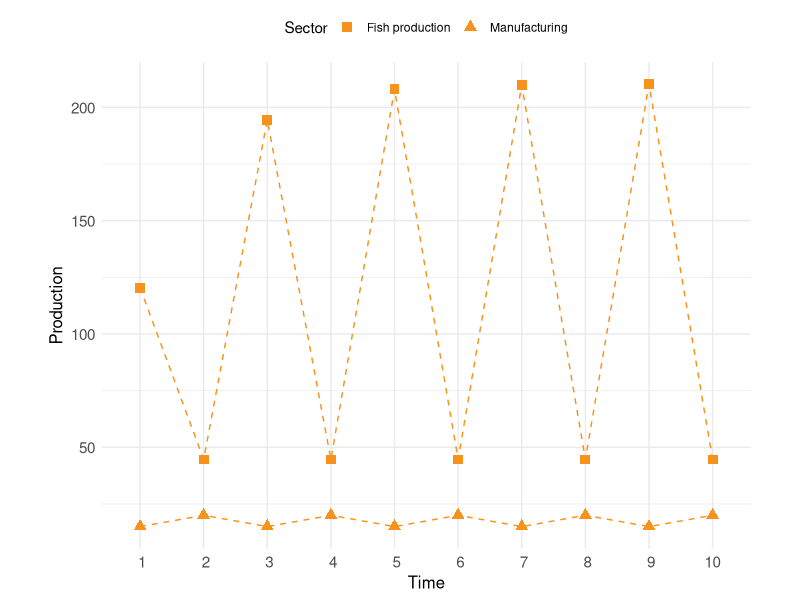
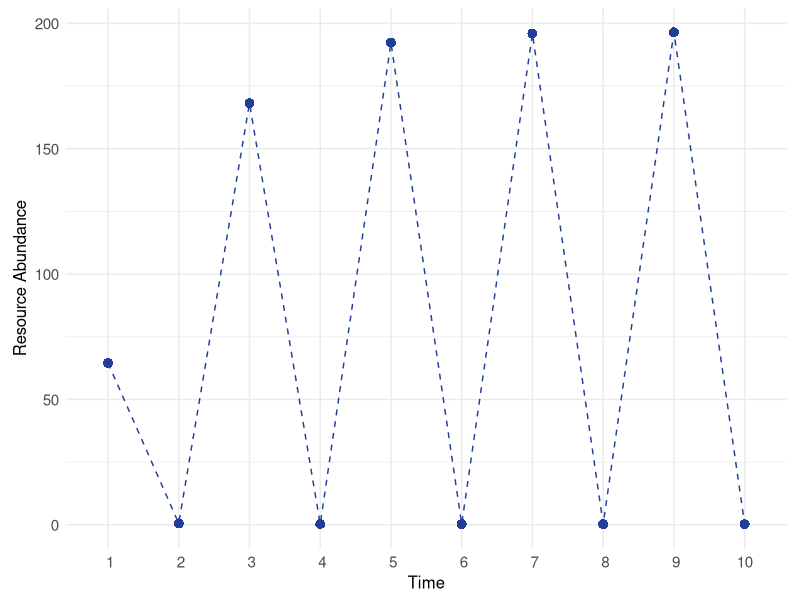

Source code (R) for these figures, in order: (Note: this script raises an error after producing the figures.)
########################
######
####  This code produces Figure 5
######
########################


library(combinat)
rm(list=ls())
set.seed(987654321)
library(ggplot2)

################################
######### PARAMETERS ###########
################################

N <- 2 # number of sectors
w <- c(1,1) # vector of consumption weights
w <- w/sum(w)
alphapotential <- matrix(c(0,0,1,0),N,N)
laborweithgs <- c(3,1)

mu <- rep(0,N) # vector of taxation
M <- 1 # number of resources

################################
######### THE ECONOMY ##########
################################

# List input combinations
comb <- unlist(lapply(1:N,combn, x = 1:N, simplify = FALSE), recursive = FALSE) # all possible subsets
mperm <- matrix(0,(length(comb)+1),N) # last possibility is only labor (adds empty set as possible subset)
nc <- nrow(mperm) # number of input combination choices
## write as a binary matrix
for (i in 1:(nc-1)){
  mperm[i,] <- as.numeric(1:N %in% comb[[i]])
}

### TFP for each firm, for each input combination
tech <- matrix(0,nc,N)
tech[2,] <- c(10,0) # using only firm 2 as inputs
tech[4,] <- 30 # using only labor


### dependence list
## here sector 2 is substitute to resource 1
blist <- vector("list",nc)
bmat <- matrix(0,N,M) # economic dependence on resources
blist[[1]] <- bmat # no dependence TFP=0
blist[[3]] <- bmat # no dependence TFP=0
blist[[2]] <- bmat # no dependence when using firm 2 as input
bmat[1,1] <- 0.5 # dependence on stock for firm 1 
blist[[4]] <- bmat # dependence if using only labor
 

### externatlity list
tlist <- vector("list",nc)
tmat <- matrix(0,M,N) # externalities
tlist[[1]] <- tmat
tlist[[2]] <- tmat
tlist[[3]] <- tmat
tmat[1,1] <- -1 # baseline externality when using the resource
tlist[[4]] <- tmat


#############################
##### find equilibrium ######
#############################

lsolve <- function(ich){
  
  ## finds prices, production, tfp and unitary cost for fixed input choices
  
  tlda <- amat <- matrix(0,N,N) # initialize matrices of elasticities
  tfp <- matrix(0,N,1) # initialize vector of TFP
  bmat <- matrix(0,N,M)
  for (i in 1:N){
    bmat[i,] <- blist[[ich[i]]][i,]
    winput <- which(mperm[ich[i],]>0)
    if (length(winput)>0){
      amat[i,] <- alphapotential[i,winput]/(sum(alphapotential[i,winput])+laborweithgs[i]) # alpha
    }
    tlda[i,] <- (amat[i,]+mu[i]*w[i])/(1+mu[i]) # tilde alpha
    tfp[i,1] <- tech[ich[i],i] # tfp
  }
  lp <- -solve(diag(N)-amat)%*%(log(tfp)-matrix(log(1+mu),N,1))-solve(diag(N)-amat)%*%bmat%*%matrix(lX,M,1) # equilibrium prices for fixed input choice
  ly <- log(solve(diag(N)-t(tlda))%*%matrix(w,N,1))-lp # equilibrium production level (for fixed input choice)
  
  lucost <- (1+mu)*exp(amat%*%lp)/exp(log(tfp)+bmat%*%matrix(lX,M,1)) # equilibrium unitary cost for fixed input choice
  return(cbind(ly,lp,tfp,lucost))
}

fprices <- function(i,ichi,prices){

  ### unitary cost function for fixed prices
  bmat <- matrix(0,N,M)
  bmat[i,] <- blist[[ichi]][i,]
  winput <- which(mperm[ichi,]>0)
  if (length(winput)>0){
    avec <- matrix(0,1,N)
    avec[1,winput] <- alphapotential[i,winput]/(sum(alphapotential[i,winput])+laborweithgs[i])
  } else {
    avec <- matrix(0,1,N)
  }
  tfpi <- tech[ichi,i] # tfp for sector i (fixed input choices)
  if (tfpi==0){
    lucost=Inf
  } else {
    lucost <- (1+mu[i])*exp(avec%*%log(prices))/exp(log(tfpi)+c(bmat[i,]%*%matrix(lX,M,1))) # unitary production cost for fixed input choice and prices
  }
  return(c(lucost))
}

findichoices <- function(){
  
  ## optimal choice of input
  
  p0 <- rep(1e-8,N) # initial price vector (very small)
  st <- 0
  while (st==0){ # loop until equilibrium (converges to the least eq by Tarski)
    p1 <- p0
    for (i in 1:N){ # for each sector
      cst <- sapply(1:nc,function(ch) fprices(i,ch,p0)) # unitary cost for each input choices at current prices
      p1[i] <- min(cst) # minimal unitary cost
    }
    
    if (sum((p1-p0)^2)<1e-12){ # convergence criterion
      st <- 1
    }
    p0 <- p1
  }
  ich <- rep(1,N)
  for (i in 1:N){ # for each sector
    cst <- sapply(1:nc,function(ch) fprices(i,ch,p1)) # unitary cost for each input choices at equilibrium prices
    ich[i] <- which.min(cst)[1] # optimal input choices
  }
  return(ich)
}



################################
####### THE ENVIRONMENT ########
################################

gmat <- matrix(0,M,M) # interaction matrix
diag(gmat) <- -0.2

r <- matrix(c(5),M,1) # growth rates
lX <- solve(diag(M)-gmat)%*%r # start at steady state with the economy
#lX <- -100

tmax <- 100 # simulate tmax periods
Xmat <- matrix(NA,M,tmax) # matrix of stock of resources
Ymat <- matrix(NA,N,tmax) # matrix of productions
Imat <- matrix(NA,N,tmax) # matrix of input choices
Cmat <- matrix(NA,N,tmax) # matrix of unit costs
for (t in 1:tmax){
  Xmat[,t] <- exp(lX) # store current stock of resources
  Imat[,t] <- findichoices() # compute optimal input choices
  tmat <- matrix(0,M,N)
  for (i in 1:N){
    tmat[,i] <- tlist[[Imat[i,t]]][,i]
  }
  Ymat[,t] <- exp(lsolve(Imat[,t])[,1]) # compute production at optimal input choices
  Cmat[,t] <- (lsolve(Imat[,t])[,4]) # compute production at optimal input choices
  tlX <- lX # temporary vector
  for (i in 1:M){ # for each resource
    tlX[i] <- r[i]+sum(c(gmat[i,])*lX) + sum(c(tmat[i,])*c(log(Ymat[,t]))) # update according to GLV with externalities
  }
  lX <- tlX
}

print(Imat)

dta <- as.data.frame(cbind(c(Ymat[1,1:10]),c(Xmat[1,1:10]),"Fish production",1:10),stringsAsFactors = F)
dta <- rbind(dta,as.data.frame(cbind(c(Ymat[2,1:10]),c(Xmat[1,1:10]),"Manufacturing",1:10),stringsAsFactors = F))
colnames(dta) <- c("production","stock","Sector","t")
dta$production <- as.numeric(dta$production)
dta$stock <- as.numeric(dta$stock)
dta$t <- as.numeric(dta$t)
dta$Sector <- factor(dta$Sector)
dta$Resource <- factor("Wild fish")

cbPalette <- c("#999999", "#E69F00", "#56B4E9", "#009E73", "#F0E442", "#0072B2", "#D55E00", "#CC79A7")
colorswendy <- c("#F7931D","#213F99")


p_prod <- ggplot(data = dta) + aes(x = t, y = production, shape=Sector) + 
  geom_line(linetype = "dashed",color=colorswendy[1]) + 
  geom_point(aes(shape=Sector),size=3,color=colorswendy[1]) + 
  ylab(expression("Production")) +
  scale_shape_manual(values=c(15,17)) +
  scale_x_discrete(name ="Time",limits=1:10) + theme_minimal() + 
  theme(legend.position="top", axis.text=element_text(size=11),
        axis.title=element_text(size=12),aspect.ratio=3/4) + scale_colour_manual(values=cbPalette)

p_stock <- ggplot(data = dta[dta$Sector=="Fish production",]) + aes(x = t, y = stock) + 
  geom_line(linetype = "dashed",color=colorswendy[2]) + 
  geom_point(shape=16,size=3,color=colorswendy[2]) + 
  ylab(expression("Resource Abundance")) + xlab(expression("t")) +
  scale_x_discrete(name ="Time",limits=1:10) + theme_minimal()  +  
  theme(legend.position="top", axis.text=element_text(size=11),
        axis.title=element_text(size=12),aspect.ratio=3/4) + scale_colour_manual(values=cbPalette)

grid.arrange(p_prod, p_stock, ncol=2)
